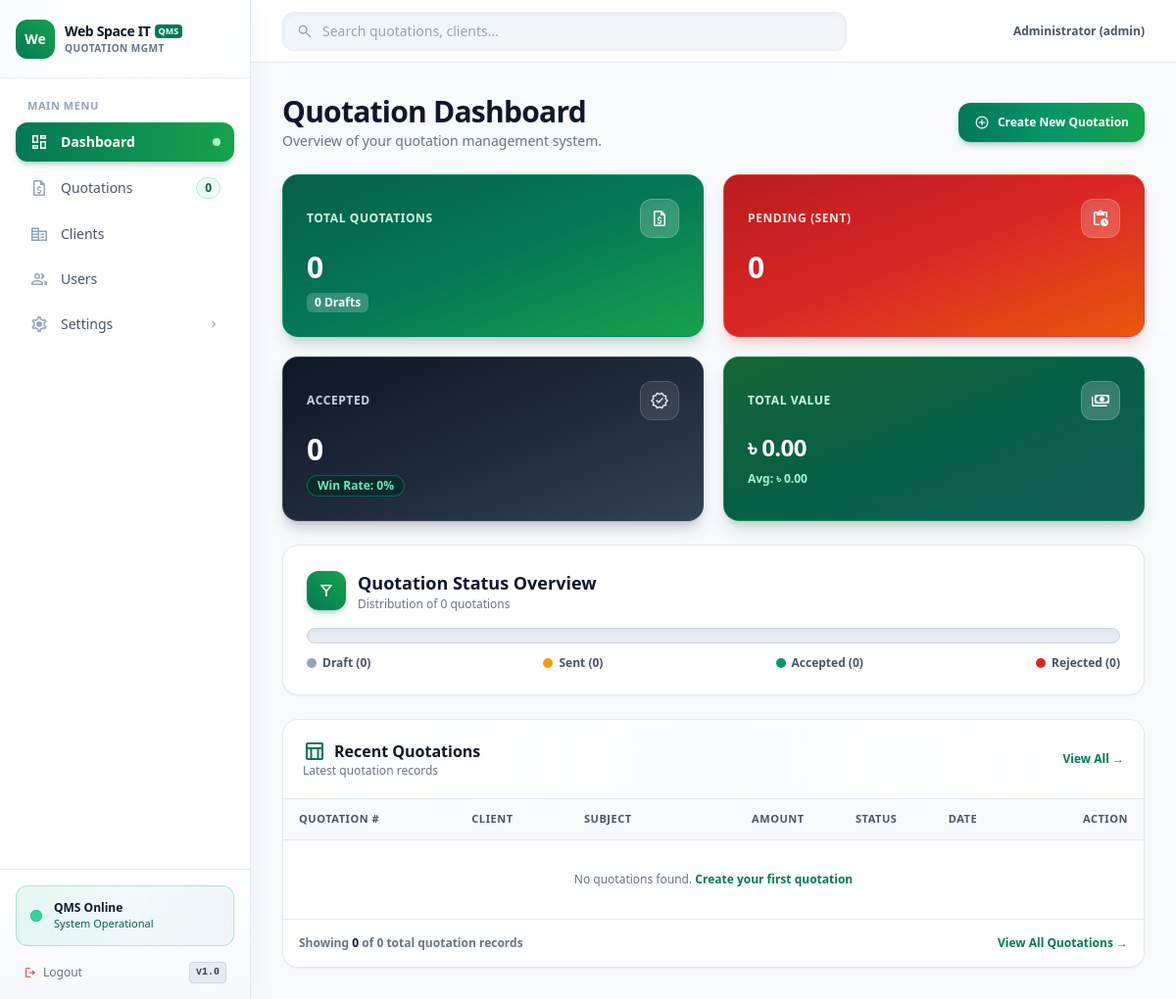
Page /admin/dashboard.php (signed in) on the committed database.
### tables this page shows
CREATE TABLE IF NOT EXISTS company_settings (
    id INT AUTO_INCREMENT PRIMARY KEY,
    company_name VARCHAR(150) NOT NULL,
    logo VARCHAR(255),
    favicon VARCHAR(255),
    address TEXT,
    phone VARCHAR(50),
    email VARCHAR(100),
    website VARCHAR(100),
    currency VARCHAR(10) DEFAULT '৳',
    default_validity_days INT DEFAULT 30,
    default_terms TEXT,
    smtp_host VARCHAR(100),
    smtp_port VARCHAR(10),
    smtp_username VARCHAR(100),
    smtp_password VARCHAR(255),
    smtp_encryption VARCHAR(10),
    from_name VARCHAR(100),
    from_email VARCHAR(100),
    email_template TEXT,
    table_font_family VARCHAR(50) DEFAULT 'inherit',
    table_font_size VARCHAR(10) DEFAULT '14px',
    table_font_style VARCHAR(20) DEFAULT 'normal',
    table_font_weight VARCHAR(20) DEFAULT 'normal',
    table_line_height VARCHAR(10) DEFAULT '1.4',
    table_letter_spacing VARCHAR(10) DEFAULT 'normal',
    table_text_transform VARCHAR(20) DEFAULT 'none',
    table_text_decoration VARCHAR(30) DEFAULT 'none',
    table_text_color VARCHAR(20) DEFAULT '#374151',
    default_authorized_signature VARCHAR(255) DEFAULT 'Authorized Signature',
    block_typography TEXT,
    created_at DATETIME DEFAULT CURRENT_TIMESTAMP,
    updated_at DATETIME DEFAULT CURRENT_TIMESTAMP ON UPDATE CURRENT_TIMESTAMP
);

CREATE TABLE IF NOT EXISTS users (
    id INT AUTO_INCREMENT PRIMARY KEY,
    name VARCHAR(100) NOT NULL,
    email VARCHAR(100) UNIQUE NOT NULL,
    password VARCHAR(255) NOT NULL,
    role ENUM('admin', 'staff') DEFAULT 'staff',
    created_at DATETIME DEFAULT CURRENT_TIMESTAMP,
    updated_at DATETIME DEFAULT CURRENT_TIMESTAMP ON UPDATE CURRENT_TIMESTAMP
);

### admin/dashboard.php (the view, shortened to what the rows shown need)
<?php
require_once '../includes/auth.php';
require_once '../config/database.php';
require_once '../includes/functions.php';
$company = new Company();
$comp = $company->getSettings();
?>
<!DOCTYPE html>
<html lang="en">
<head>
    <script src="https://cdn.tailwindcss.com?plugins=forms,container-queries"></script>
    <script id="tailwind-config">
</head>
<body class="bg-slate-50 font-sans text-slate-800 antialiased min-h-screen">
<aside class="fixed left-0 top-0 h-full w-64 bg-white/95 backdrop-blur-xl border-r border-slate-200 z-50 flex flex-col justify-between shadow-[4px_0_24px_rgba(0,0,0,0.04)]">
    <div class="flex flex-col flex-1 overflow-y-auto">
        <div class="h-20 px-4 flex items-center gap-3 border-b border-slate-200/80 bg-gradient-to-r from-slate-50/80 via-white to-slate-50/40">
            <div class="flex items-center gap-2.5 min-w-0">
                <?php if($comp['logo']): ?>
                <img alt="<?= e($comp['company_name']) ?>" class="h-10 w-auto object-contain shrink-0 drop-shadow-sm" src="<?= BASE_URL ?>assets/uploads/<?= e($comp['logo']) ?>"/>
                <?php else: ?>
                <div class="w-10 h-10 rounded-xl bg-gradient-to-tr from-emerald-700 to-green-600 flex items-center justify-center text-white font-bold text-sm shrink-0"><?= e(substr($comp['company_name'],0,2)) ?></div>
                <?php endif; ?>
                <div class="flex flex-col min-w-0">
                    <div class="flex items-center gap-1">
                        <span class="font-black text-sm tracking-tight text-slate-900 truncate"><?= e($comp['company_name']) ?></span>
                        <span class="px-1 py-0.2 text-[9px] font-extrabold rounded bg-emerald-700 text-white shadow-xs">QMS</span>
                    </div>
                    <span class="text-[10px] font-semibold text-slate-500 tracking-wider uppercase truncate">Quotation Mgmt</span>
                </div>
            </div>
        </div>
    </div>
</aside>
<div class="pl-64">
    <header class="fixed top-0 left-64 right-0 h-16 bg-white/95 backdrop-blur-xl border-b border-slate-200/90 z-40 flex items-center justify-between px-8 shadow-xs">
        <div class="flex items-center gap-3.5 shrink-0 ml-6">
            <span class="text-xs font-semibold text-slate-600"><?= e($currentUser['name']) ?> (<?= e($currentUser['role']) ?>)</span>
        </div>
    </header>
    <main class="w-full pt-16 bg-slate-50 min-h-screen">
        <div class="p-8 flex flex-col gap-6 max-w-[1680px] mx-auto w-full">
            <div class="flex flex-col lg:flex-row lg:items-center lg:justify-between gap-4">
                <div class="flex flex-col">
                    <h1 class="text-2xl lg:text-3xl font-extrabold text-slate-900 tracking-tight">Quotation Dashboard</h1>
                </div>
            </div>
            <div class="bg-white rounded-2xl p-6 shadow-sm border border-slate-200">
                <div class="flex items-center gap-3 mb-4">
                    <div>
                        <h2 class="text-lg font-bold text-slate-900">Quotation Status Overview</h2>
                    </div>
                </div>
            </div>
            <div class="bg-white rounded-2xl shadow-sm border border-slate-200 overflow-hidden flex flex-col">
                <div class="p-5 flex flex-col md:flex-row md:items-center justify-between gap-4 border-b border-slate-200 bg-gradient-to-r from-white via-slate-50/60 to-white">
                    <div>
                        <h2 class="text-base font-extrabold text-slate-900 flex items-center gap-2">
                            <span class="material-symbols-outlined text-emerald-700">table_chart</span> Recent Quotations
                        </h2>
                    </div>
                </div>
                <div class="w-full overflow-x-auto">
                    <table class="w-full text-left border-collapse">
                        <thead>
                            <tr class="bg-slate-50 text-slate-600 text-[11px] font-bold uppercase tracking-wider border-b border-slate-200">
                                <th class="py-3 px-4">Quotation #</th>
                                <th class="py-3 px-4">Client</th>
                                <th class="py-3 px-4">Subject</th>
                                <th class="py-3 px-4 text-right">Amount</th>
                                <th class="py-3 px-4 text-center">Status</th>
                                <th class="py-3 px-4">Date</th>
                                <th class="py-3 px-4 text-right">Action</th>
                            </tr>
                        </thead>
                    </table>
                </div>
            </div>
        </div>
    </main>
</div>
</body>
</html>

### rows in the picture
company_settings: company_name "We", company_name "Web Space IT"
users: name "Administrator", role "admin"

### other values in the picture
$stats['total'] "0"
$stats['draft'] "0"
$stats['sent'] "0"
$stats['accepted'] "0"
$winRate "0"
formatCurrency($totalValue, $comp['currency']) "৳ 0.00"
formatCurrency($avgValue, $comp['currency']) "৳ 0.00"
$stats['rejected'] "0"
count($recent) "0"
